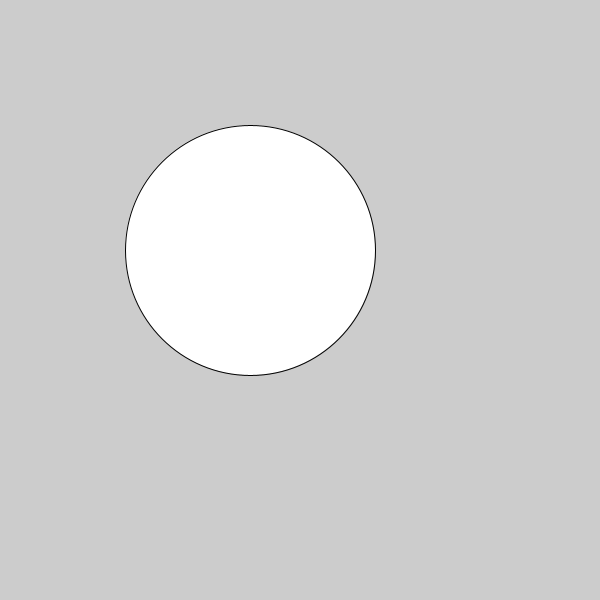
Frame 1 (no input)
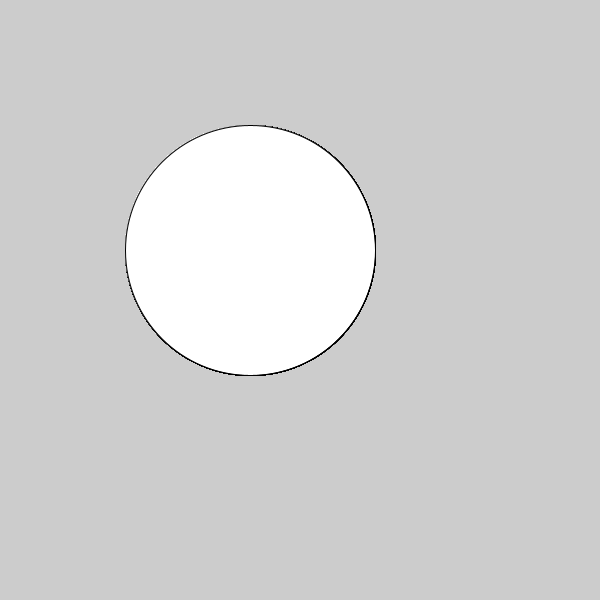
Frame 60 (the mouse pressed at the canvas centre just before this capture)
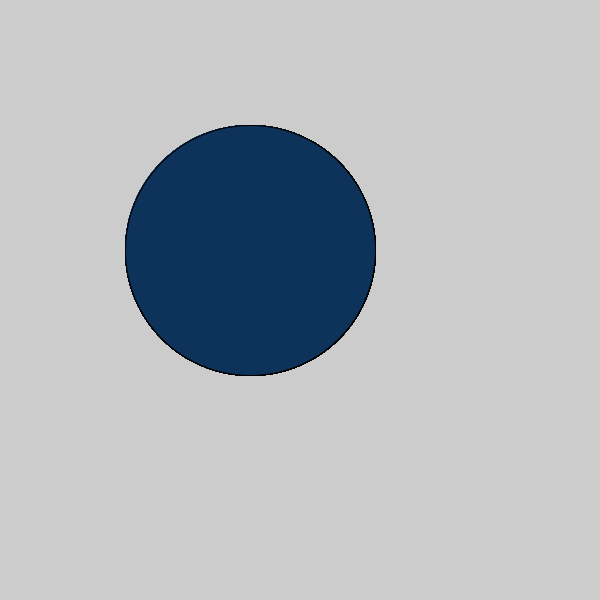
Frame 120 (the mouse held since frame 60 and released just before this capture)

The Processing sketch that drew these frames (run headless with seeded random() and noise(); from frame 60 on, the mouse is pressed at the canvas centre):

// Processing sketch: c_LogicalDot
// ── c_LogicalDot.pde

void setup() {
  
// 1. Set the size of the sketch. Make it 600 pixels square. 
size(600,600);

}

void draw() {
  
// 2. Draw an ellipse
// Run the program to make sure it works before moving on.
ellipse(250,250,250,250);
if(mousePressed){
fill(#0E335A);
}

// 3. Change the color of the ellipse when the mouse is pressed.
//    Use the following code, but put your colors where indicated
//    Remember to use the   fill()  command to set colors.

if (mousePressed) {
 
   //  put one color here 
  
} else {
  
   // put a different color here
  
}  
  
  
  
}
